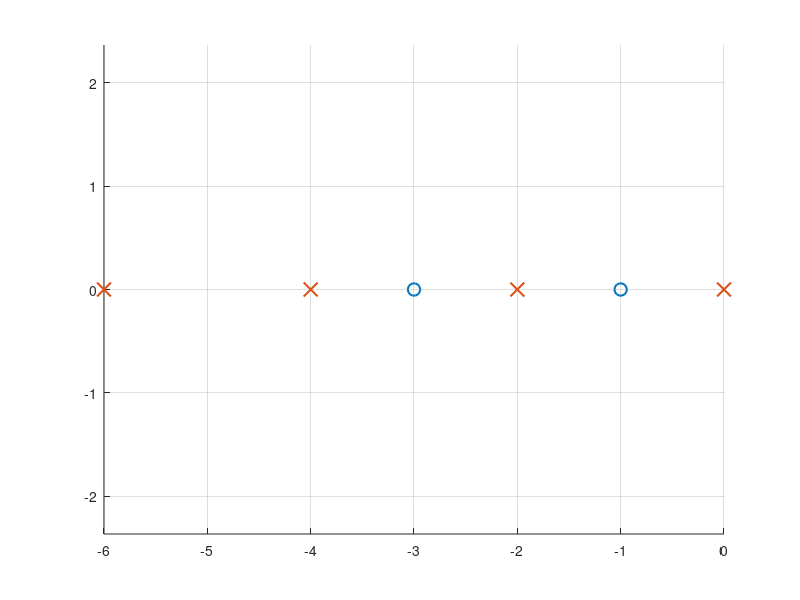

Source code (MATLAB): (Note: this script raises an error after producing the figure.)
%% 08 - Polos e zeros
% Script independente.
clear;
clc;
close all;

fprintf('=== Determinação de polos e zeros ===\n\n');

% G(s) = (4s^2 + 16s + 12) /
%        (s^4 + 12s^3 + 44s^2 + 48s)
num = [4 16 12];
den = [1 12 44 48 0];

zeros_sistema = roots(num);
polos_sistema = roots(den);
ganho = num(1) / den(1);

disp('Zeros do sistema:');
disp(zeros_sistema);

disp('Polos do sistema:');
disp(polos_sistema);

fprintf('Ganho = %.4f\n\n', ganho);

num_rec = ganho * poly(zeros_sistema);
den_rec = poly(polos_sistema);

tol = 1e-10;
num_rec(abs(num_rec) < tol) = 0;
den_rec(abs(den_rec) < tol) = 0;

disp('Numerador reconstruído:');
disp(num_rec);

disp('Denominador reconstruído:');
disp(den_rec);

figure('Name', 'Mapa de polos e zeros');
hold on;
grid on;
axis equal;

plot(real(zeros_sistema), imag(zeros_sistema), 'o', ...
    'MarkerSize', 9, 'LineWidth', 1.5);
plot(real(polos_sistema), imag(polos_sistema), 'x', ...
    'MarkerSize', 10, 'LineWidth', 1.5);

xline(0);
yline(0);
xlabel('Parte real');
ylabel('Parte imaginária');
title('Mapa de polos e zeros');
legend('Zeros', 'Polos', 'Location', 'best');
hold off;
